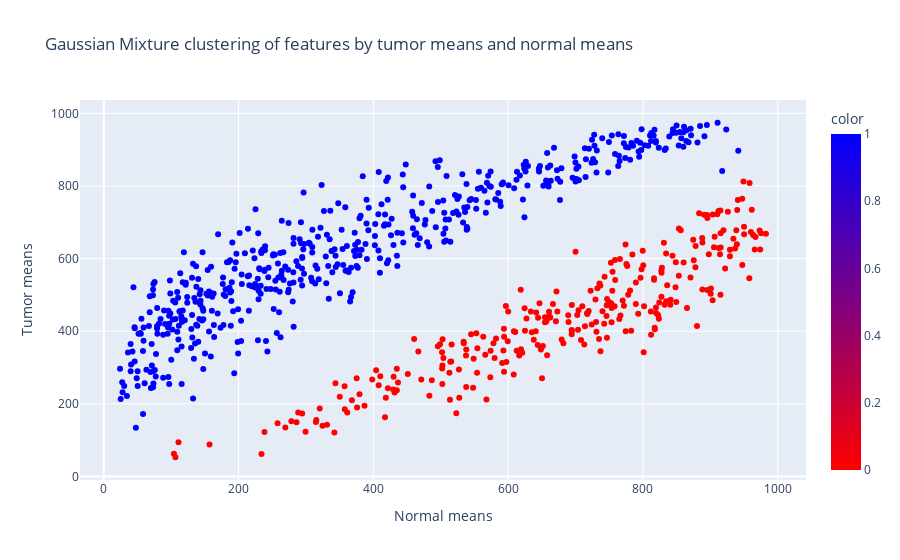

The notebook cell saved with this chart:
### Code cell
from sklearn.mixture  import GaussianMixture
gaussian_cluster = GaussianMixture(n_components=2, random_state=0).fit(spliters_df[["normal_means", "tumor_means"]])
px.scatter(spliters_df, x='normal_means', y='tumor_means', 
           color=gaussian_cluster.predict(spliters_df[["normal_means", "tumor_means"]]),
          color_continuous_scale='Bluered_r',
          title="Gaussian Mixture clustering of features by tumor means and normal means",
          labels={"normal_means":"Normal means","tumor_means":"Tumor means"})

### Figure 1 — Plotly figure (JSON) as saved in the notebook; plotly's stock layout.template omitted (floating-point values rounded to 4 significant figures; data arrays with more than 128 entries replaced by an {"elided": "..."} marker saying what was removed)
{"data": [{"hovertemplate": "Normal means=%{x}<br>Tumor means=%{y}<br>color=%{marker.color}<extra></extra>", "legendgroup": "", "marker": {"color": {"elided": "803 int values"}, "coloraxis": "coloraxis", "symbol": "circle"}, "mode": "markers", "name": "", "orientation": "v", "showlegend": false, "type": "scatter", "x": {"elided": "803 float values"}, "xaxis": "x", "y": {"elided": "803 float values"}, "yaxis": "y"}], "layout": {"coloraxis": {"colorbar": {"title": {"text": "color"}}, "colorscale": [[0, "rgb(255,0,0)"], [1, "rgb(0,0,255)"]]}, "legend": {"tracegroupgap": 0}, "title": {"text": "Gaussian Mixture clustering of features by tumor means and normal means"}, "xaxis": {"anchor": "y", "domain": [0, 1], "title": {"text": "Normal means"}}, "yaxis": {"anchor": "x", "domain": [0, 1], "title": {"text": "Tumor means"}}}}
